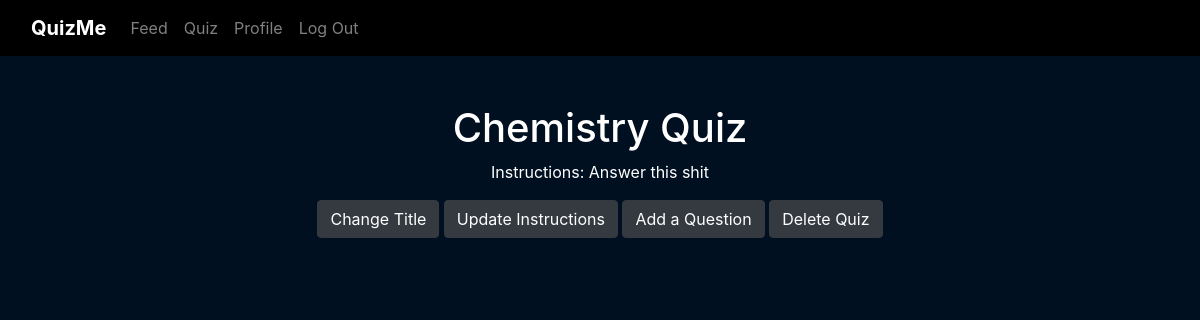
The page /quiz/modify_quiz/2/Chemistry Quiz (signed in) on the database as committed earlier.
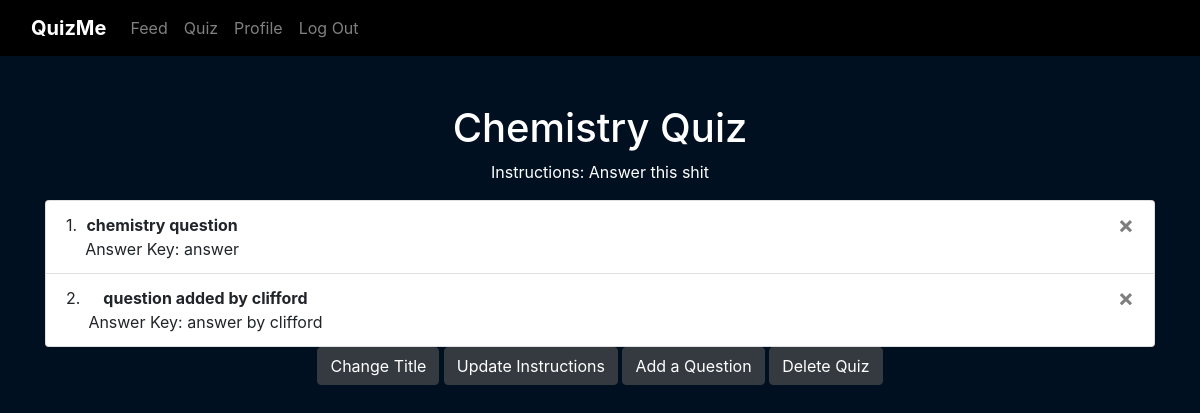
The same page on the database as committed later.
### web_app/models.py (models this page shows)
class Quiz(db.Model):
    __tablename__ = 'quizzes'
    id = db.Column(db.Integer, primary_key=True)
    title = db.Column(db.String(30), nullable=False)
    instructions = db.Column(db.String(1000))
    total_items = db.Column(db.Integer)
    user_id = db.Column(db.Integer, db.ForeignKey('users.id'))
    items = db.relationship('Item', cascade="all, delete-orphan", backref="quiz")

class Item(db.Model):
    __tablename__ = 'items'
    id = db.Column(db.Integer, primary_key=True)
    question = db.Column(db.String(2000), nullable=False)
    answer = db.Column(db.String(50), nullable=False)
    quiz_id = db.Column(db.Integer, db.ForeignKey('quizzes.id'))

### web_app/blueprints/quiz/routes.py (the view, shortened to what this page needs)
@quiz.route('/modify_quiz/<int:quiz_id>/<string:quiz_title>', methods=['GET', 'POST'])
@login_required
def modify_quiz(quiz_id, quiz_title):
    quiz = Quiz.query.filter_by(id=quiz_id).first()
    if current_user.id != quiz.user_id:
        return render_template('unauth.html')
    if request.method == 'GET':
        quiz_items = quiz.items
        return render_template('quiz/modify_quiz.html', quiz=quiz, quiz_items=quiz_items)

### web_app/blueprints/quiz/templates/quiz/modify_quiz.html (shortened to what this page needs)
{% extends "base.html" %}
{% block content %}
    <h1>{{ quiz.title }}</h1>
    <p>Instructions: {{ quiz.instructions }}</p>
    <ol class="list-group list-group-numbered">
        {% for item in quiz_items %}
        <li class="list-group-item d-flex justify-content-between align-items-start">
            <div class="ms-2 me-auto">
                <div class="fw-bold">{{ item.question }}</div>
                Answer Key: {{ item.answer }}
            </div>
            <form action="{{ url_for('quiz.modify_quiz', quiz_id=quiz.id, quiz_title=quiz.title) }}" method="post">
                <button type="submit" class="close" aria-label="Close">
                    <span>&times;</span>
                </button>
            </form>
        </li>
        {% endfor %}
    </ol>
    <button type="button" class="btn btn-dark" id="changeTitleButton">Change Title</button>
    <button type="button" class="btn btn-dark" id="updateInstrucButton">Update Instructions</button>
    <button type="button" class="btn btn-dark" id="addQuestionButton">Add a Question</button>
    <button type="button" class="btn btn-dark" id="deleteQuizButton">Delete Quiz</button>
    <br /><br />
{% endblock %}

### web_app/templates/base.html (shortened to what this page needs)
<!DOCTYPE html>
<html lang="en">
    <head>
        <link href="https://cdn.jsdelivr.net/npm/bootstrap@5.3.3/dist/css/bootstrap.min.css" rel="stylesheet">
        <link rel="stylesheet" href="https://stackpath.bootstrapcdn.com/bootstrap/4.4.1/css/bootstrap.min.css"/>
        <link rel="stylesheet" href="https://stackpath.bootstrapcdn.com/font-awesome/4.7.0/css/font-awesome.min.css"/>
        <link rel="stylesheet" href="{{ url_for('static', filename='css/style.css') }}">
    </head>
    <body>
        <nav class="navbar navbar-expand-lg navbar-dark">
            <div class="container-fluid">
                <a class="navbar-brand" href="#">QuizMe</a>
                <div class="collapse navbar-collapse" id="navbarNav">
                    <ul class="navbar-nav">
                        {% if not current_user.is_authenticated %}
                            <li class="nav-item">
                                <a class="nav-link" href="{{ url_for('auth.index')}}">Home</a>
                            </li>
                            <li class="nav-item">
                                <a class="nav-link" href="{{ url_for('auth.login')}}">Log In</a>
                            </li>
                            <li class="nav-item">
                                <a class="nav-link" href="{{ url_for('auth.signup')}}">Sign Up</a>
                            </li>
                        {% else %}
                            <li class="nav-item">
                                <a class="nav-link" href="{{ url_for('feed.index')}}">Feed</a>
                            </li>
                            <li class="nav-item">
                                <a class="nav-link" href="{{ url_for('quiz.index')}}">Quiz</a>
                            </li>
                            <li class="nav-item">
                                <a class="nav-link" href="{{ url_for('profile.index')}}">Profile</a>
                            </li>
                            <li class="nav-item">
                                <a class="nav-link" href="{{ url_for('auth.logout')}}">Log Out</a>
                            </li>
                        {% endif %}
                    </ul>
                </div>
            </div>
        </nav>
        <main class="container py-5 text-center">
            {% block content %}
            {% endblock %}
        </main>
    </body>
</html>

### web_app/static/css/style.css (style rules this page uses)
.navbar { background-color: black; }
.nav-link { color: gray; }
.navbar-brand { color: white; }
a[aria-current="page"], .navbar-brand { font-weight: bold; color:white; }
body { background-color: #001021; color: white; }

Rows that differ between the two databases and show on the page:
added Item: question "chemistry question", answer "answer"
added Item: question "question added by clifford", answer "answer by clifford"
